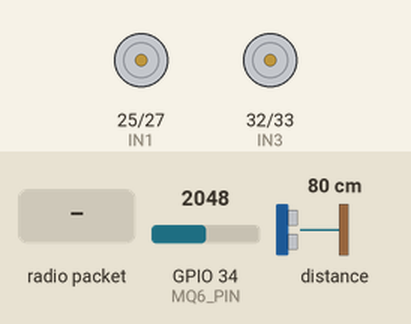
Simulated run of this sketch. Board: ESP32. Parts: motor-driver pin pairs drawn as motors (green arrow = first pin HIGH = forward, orange = second pin HIGH = backward, longer = more drive). The inputs (shaded band) are chosen by the test bench; at power-on: GPIO 34 (MQ6_PIN) = 2048, distance to the obstacle 80 cm (analog values on the 0–4095 scale). No radio packets arrive unless stated; what the sketch prints to the serial monitor is not drawn.

Above: at 2.2 s.
2.3 s: radio packet "CH1:ON" arrives
At 3.5 s:
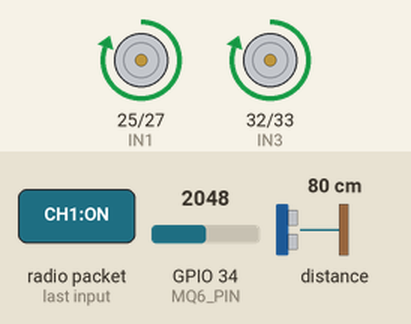
3.8 s: radio packet "CH2:ON" arrives
At 4.7 s:
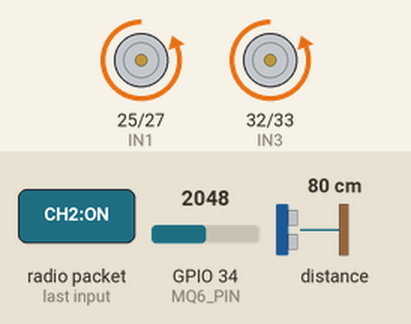
5.3 s: radio packet "CH3:ON" arrives
At 6.5 s:
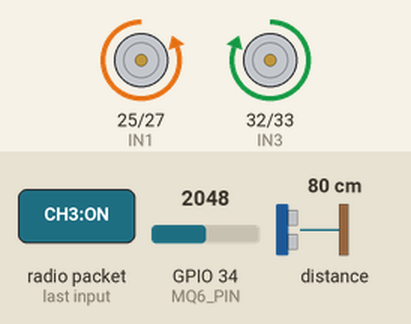
6.8 s: radio packet "CH4:ON" arrives
At 7.3 s:
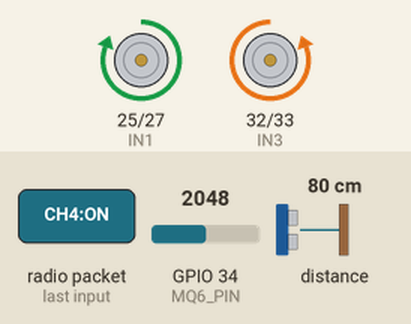
8.3 s: GPIO 34 (MQ6_PIN) set to 1577
9.8 s: GPIO 34 (MQ6_PIN) set to 1493
Timing chart, 0 to 12.3 s (numbered marks = the images above; inputs shaded):
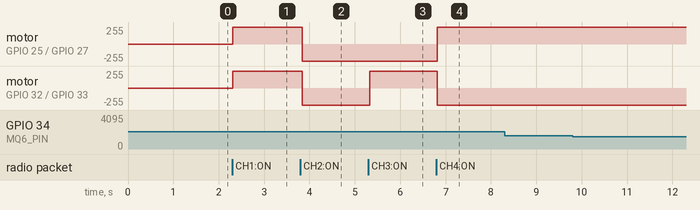

The sketch:

rover_receiver.ino
```cpp
#include <SPI.h>
#include <LoRa.h>
#include <Wire.h>
#include <math.h>
#include <Adafruit_VL53L0X.h>


// =====================================================
// LoRa PINS
// =====================================================

#define LORA_SCK   18
#define LORA_MISO  19
#define LORA_MOSI  23
#define LORA_SS    5
#define LORA_RST   14
#define LORA_DIO0  26


// =====================================================
// L298N MOTOR DRIVER PINS
// =====================================================

// LEFT MOTOR
#define IN1 25
#define IN2 27

// RIGHT MOTOR
#define IN3 32
#define IN4 33


// =====================================================
// TOF SENSOR PINS
// =====================================================

#define TOF_SDA 21
#define TOF_SCL 22

// 10 cm = 100 mm
#define OBSTACLE_DISTANCE 100


// =====================================================
// MQ-6 SENSOR
// =====================================================

// MQ-6 AO -> 22K -> GPIO34
// GPIO34  -> 22K -> GND

#define MQ6_PIN 34

#define ADC_MAX       4095.0
#define ADC_REFERENCE 3.3

// 22K / 22K voltage divider
#define DIVIDER_RATIO 2.0


// =====================================================
// MQ-6 CALIBRATION
// =====================================================

#define RL_KOHM 10.0

#define R0_KOHM 10.0


// =====================================================
// GAS SETTINGS
// =====================================================

// Maximum displayed/calculated PPM
#define MAX_PPM 1000.0

// Alert when PPM is ABOVE 500
#define GAS_ALERT_THRESHOLD 500.0


// =====================================================
// TOF OBJECT
// =====================================================

Adafruit_VL53L0X tof;


// =====================================================
// MOTOR CHANNEL STATES
// =====================================================

bool CH1 = false;
bool CH2 = false;
bool CH3 = false;
bool CH4 = false;


// =====================================================
// OBSTACLE STATE
// =====================================================

bool obstacleDetected = false;


// =====================================================
// MQ-6 VARIABLES
// =====================================================

int mq6Raw = 0;

float adcVoltage = 0.0;
float mq6Voltage = 0.0;

float Rs_Kohm = 0.0;
float Rs_R0 = 0.0;

float estimatedPPM = 0.0;

bool gasAlert = false;


// =====================================================
// SETUP
// =====================================================

void setup()
{
  Serial.begin(115200);

  delay(1000);

  Serial.println();
  Serial.println("========================================");
  Serial.println("        LoRa RC CAR RECEIVER");
  Serial.println("========================================");


  // ===================================================
  // MOTOR PINS
  // ===================================================

  pinMode(IN1, OUTPUT);
  pinMode(IN2, OUTPUT);

  pinMode(IN3, OUTPUT);
  pinMode(IN4, OUTPUT);

  stopCar();


  // ===================================================
  // MQ-6
  // ===================================================

  pinMode(MQ6_PIN, INPUT);

  analogReadResolution(12);

  Serial.println("MQ-6 initialized");
  Serial.println("MQ-6 AO -> GPIO34");
  Serial.println("Voltage divider -> 22K / 22K");
  Serial.println("Maximum PPM = 1000");
  Serial.println("Gas alert threshold = ABOVE 500 ppm");
  Serial.println();


  // ===================================================
  // TOF
  // ===================================================

  Serial.println("Starting ToF sensor...");

  Wire.begin(TOF_SDA, TOF_SCL);

  if (!tof.begin())
  {
    Serial.println("********************************");
    Serial.println("ToF SENSOR INITIALIZATION FAILED");
    Serial.println("Check VL53L0X wiring");
    Serial.println("********************************");

    while (1)
    {
      stopCar();
      delay(1000);
    }
  }

  Serial.println("ToF sensor initialized successfully");
  Serial.println("Obstacle limit = 10 cm");
  Serial.println();


  // ===================================================
  // LoRa SPI
  // ===================================================

  SPI.begin(
    LORA_SCK,
    LORA_MISO,
    LORA_MOSI,
    LORA_SS
  );


  // ===================================================
  // LoRa PINS
  // ===================================================

  LoRa.setPins(
    LORA_SS,
    LORA_RST,
    LORA_DIO0
  );


  // ===================================================
  // START LoRa
  // ===================================================

  Serial.println("Starting LoRa...");

  if (!LoRa.begin(433E6))
  {
    Serial.println("********************************");
    Serial.println("LoRa INITIALIZATION FAILED");
    Serial.println("Check LoRa wiring");
    Serial.println("********************************");

    while (1)
    {
      stopCar();
      delay(1000);
    }
  }


  // ===================================================
  // LoRa SETTINGS
  // MUST MATCH TX
  // ===================================================

  LoRa.setTxPower(17);

  LoRa.setSpreadingFactor(7);

  LoRa.setSignalBandwidth(125E3);

  LoRa.setCodingRate4(5);


  // ===================================================
  // READY
  // ===================================================

  Serial.println("LoRa initialized successfully");
  Serial.println("RX READY");
  Serial.println("Waiting for commands...");
  Serial.println();
}


// =====================================================
// MAIN LOOP
// =====================================================

void loop()
{
  // ===================================================
  // READ MQ-6
  // ===================================================

  readMQ6();


  // ===================================================
  // CHECK FRONT OBSTACLE
  // ===================================================

  checkObstacle();


  // ===================================================
  // RECEIVE COMMAND FROM TX
  // ===================================================

  int packetSize = LoRa.parsePacket();

  if (packetSize)
  {
    String command = "";

    while (LoRa.available())
    {
      command += (char)LoRa.read();
    }

    command.trim();


    // -------------------------------------------------
    // DISPLAY RECEIVED COMMAND
    // -------------------------------------------------

    Serial.print("Received: ");
    Serial.println(command);


    // =================================================
    // CH1 - FORWARD
    // =================================================

    if (command.indexOf("CH1:ON") >= 0)
      CH1 = true;
    else
      CH1 = false;


    // =================================================
    // CH2 - BACKWARD
    // =================================================

    if (command.indexOf("CH2:ON") >= 0)
      CH2 = true;
    else
      CH2 = false;


    // =================================================
    // CH3 - LEFT
    // =================================================

    if (command.indexOf("CH3:ON") >= 0)
      CH3 = true;
    else
      CH3 = false;


    // =================================================
    // CH4 - RIGHT
    // =================================================

    if (command.indexOf("CH4:ON") >= 0)
      CH4 = true;
    else
      CH4 = false;


    // =================================================
    // MOTOR CONTROL
    // =================================================

    controlCar();


    // =================================================
    // SEND GAS DATA IMMEDIATELY
    // =================================================

    sendGasData();
  }
}


// =====================================================
// READ MQ-6
// =====================================================

void readMQ6()
{
  mq6Raw = analogRead(MQ6_PIN);


  // ===================================================
  // ESP32 ADC VOLTAGE
  // ===================================================

  adcVoltage =
    ((float)mq6Raw / ADC_MAX) * ADC_REFERENCE;


  // ===================================================
  // ACTUAL MQ-6 AO VOLTAGE
  // AFTER REMOVING VOLTAGE DIVIDER
  // ===================================================

  mq6Voltage =
    adcVoltage * DIVIDER_RATIO;


  // ===================================================
  // CALCULATE Rs
  // ===================================================

  if (mq6Voltage > 0.05 && mq6Voltage < 4.95)
  {
    Rs_Kohm =
      RL_KOHM * (5.0 - mq6Voltage) / mq6Voltage;
  }
  else
  {
    Rs_Kohm = 0;
  }


  // ===================================================
  // Rs / R0
  // ===================================================

  if (R0_KOHM > 0)
  {
    Rs_R0 = Rs_Kohm / R0_KOHM;
  }
  else
  {
    Rs_R0 = 0;
  }


  // ===================================================
  // ESTIMATED PPM
  // ===================================================

  estimatedPPM = calculatePPM(Rs_R0);


  // ===================================================
  // GAS ALERT
  // ===================================================

  if (estimatedPPM > GAS_ALERT_THRESHOLD)
  {
    gasAlert = true;
  }
  else
  {
    gasAlert = false;
  }


  // ===================================================
  // SERIAL MONITOR
  // ===================================================

  Serial.print("MQ-6 ADC: ");
  Serial.print(mq6Raw);

  Serial.print(" | ESP32 ADC: ");
  Serial.print(adcVoltage, 3);

  Serial.print(" V | MQ-6 AO: ");
  Serial.print(mq6Voltage, 3);

  Serial.print(" V | Rs: ");
  Serial.print(Rs_Kohm, 2);

  Serial.print(" KOhm | Rs/R0: ");
  Serial.print(Rs_R0, 2);

  Serial.print(" | Estimated Gas: ");
  Serial.print(estimatedPPM, 0);

  Serial.print(" ppm | ");

  if (gasAlert)
  {
    Serial.println("!! GAS ALERT !!");
  }
  else
  {
    Serial.println("GAS NORMAL");
  }
}


// =====================================================
// CALCULATE ESTIMATED PPM
// =====================================================

float calculatePPM(float ratio)
{
  if (ratio <= 0)
  {
    return 0;
  }


  // Approximate MQ-6 response relationship.
  // This is NOT a final calibrated methane curve.

  float ppm =
    2000.0 * pow((ratio / 0.55), -2.2);


  // ===================================================
  // LIMIT PPM TO 1000
  // ===================================================

  if (ppm < 0)
  {
    ppm = 0;
  }

  if (ppm > MAX_PPM)
  {
    ppm = MAX_PPM;
  }


  return ppm;
}


// =====================================================
// SEND GAS DATA TO TX
// =====================================================

void sendGasData()
{
  String packet = "GAS:";

  packet += String(estimatedPPM, 0);

  packet += ",V:";

  packet += String(mq6Voltage, 2);

  packet += ",ALERT:";

  if (gasAlert)
  {
    packet += "1";
  }
  else
  {
    packet += "0";
  }


  // ===================================================
  // TRANSMIT
  // ===================================================

  Serial.print("Sending gas packet: ");
  Serial.println(packet);

  LoRa.beginPacket();

  LoRa.print(packet);

  LoRa.endPacket();


  // ===================================================
  // RETURN TO RECEIVE MODE
  // ===================================================

  LoRa.receive();


  // ===================================================
  // SERIAL MONITOR
  // ===================================================

  Serial.print("Sent to TX: ");
  Serial.println(packet);
}


// =====================================================
// CHECK TOF
// =====================================================

void checkObstacle()
{
  VL53L0X_RangingMeasurementData_t measure;

  tof.rangingTest(&measure, false);


  // ===================================================
  // VALID READING
  // ===================================================

  if (measure.RangeStatus != 4)
  {
    int distance = measure.RangeMilliMeter;


    Serial.print("ToF Distance: ");
    Serial.print(distance);
    Serial.println(" mm");


    // =================================================
    // OBSTACLE LESS THAN 10 CM
    // =================================================

    if (distance < OBSTACLE_DISTANCE)
    {
      obstacleDetected = true;

      // IMMEDIATE STOP
      stopCar();
    }
    else
    {
      obstacleDetected = false;
    }
  }
}


// =====================================================
// CONTROL CAR
// =====================================================

void controlCar()
{
  // ===================================================
  // OBSTACLE DETECTED
  // ===================================================

  if (obstacleDetected)
  {
    stopCar();
    return;
  }


  // ===================================================
  // FORWARD
  // ===================================================

  if (CH1 && !CH2 && !CH3 && !CH4)
  {
    moveForward();
  }


  // ===================================================
  // BACKWARD
  // ===================================================

  else if (CH2 && !CH1 && !CH3 && !CH4)
  {
    moveBackward();
  }


  // ===================================================
  // LEFT
  // ===================================================

  else if (CH3 && !CH1 && !CH2 && !CH4)
  {
    turnLeft();
  }


  // ===================================================
  // RIGHT
  // ===================================================

  else if (CH4 && !CH1 && !CH2 && !CH3)
  {
    turnRight();
  }


  // ===================================================
  // NOTHING PRESSED
  // ===================================================

  else if (!CH1 && !CH2 && !CH3 && !CH4)
  {
    stopCar();
  }


  // ===================================================
  // MULTIPLE BUTTONS
  // ===================================================

  else
  {
    Serial.println("Multiple commands detected!");
    Serial.println("ACTION: SAFETY STOP");

    stopCar();
  }
}


// =====================================================
// FORWARD
// =====================================================

void moveForward()
{
  Serial.println("ACTION: FORWARD");

  digitalWrite(IN1, HIGH);
  digitalWrite(IN2, LOW);

  digitalWrite(IN3, HIGH);
  digitalWrite(IN4, LOW);
}


// =====================================================
// BACKWARD
// =====================================================

void moveBackward()
{
  Serial.println("ACTION: BACKWARD");

  digitalWrite(IN1, LOW);
  digitalWrite(IN2, HIGH);

  digitalWrite(IN3, LOW);
  digitalWrite(IN4, HIGH);
}


// =====================================================
// LEFT
// =====================================================

void turnLeft()
{
  Serial.println("ACTION: LEFT");

  digitalWrite(IN1, LOW);
  digitalWrite(IN2, HIGH);

  digitalWrite(IN3, HIGH);
  digitalWrite(IN4, LOW);
}


// =====================================================
// RIGHT
// =====================================================

void turnRight()
{
  Serial.println("ACTION: RIGHT");

  digitalWrite(IN1, HIGH);
  digitalWrite(IN2, LOW);

  digitalWrite(IN3, LOW);
  digitalWrite(IN4, HIGH);
}


// =====================================================
// STOP
// =====================================================

void stopCar()
{
  digitalWrite(IN1, LOW);
  digitalWrite(IN2, LOW);

  digitalWrite(IN3, LOW);
  digitalWrite(IN4, LOW);
}
```

Measured:
- after the input at 2.3 s, motor on GPIO 25 (IN1) / GPIO 27 (IN2), motor on GPIO 32 (IN3) / GPIO 33 (IN4): stopped → forward 255/255 at once
- after the input at 3.8 s, motor on GPIO 25 (IN1) / GPIO 27 (IN2), motor on GPIO 32 (IN3) / GPIO 33 (IN4): forward 255/255 → backward 255/255 at once
- after the input at 5.3 s, motor on GPIO 32 (IN3) / GPIO 33 (IN4): backward 255/255 → forward 255/255 at once
- after the input at 6.8 s, motor on GPIO 25 (IN1) / GPIO 27 (IN2): backward 255/255 → forward 255/255 at once; motor on GPIO 32 (IN3) / GPIO 33 (IN4): forward 255/255 → backward 255/255 at once
- after the input at 8.3 s, every drawn part: stays the same
- after the input at 9.8 s, every drawn part: stays the same
